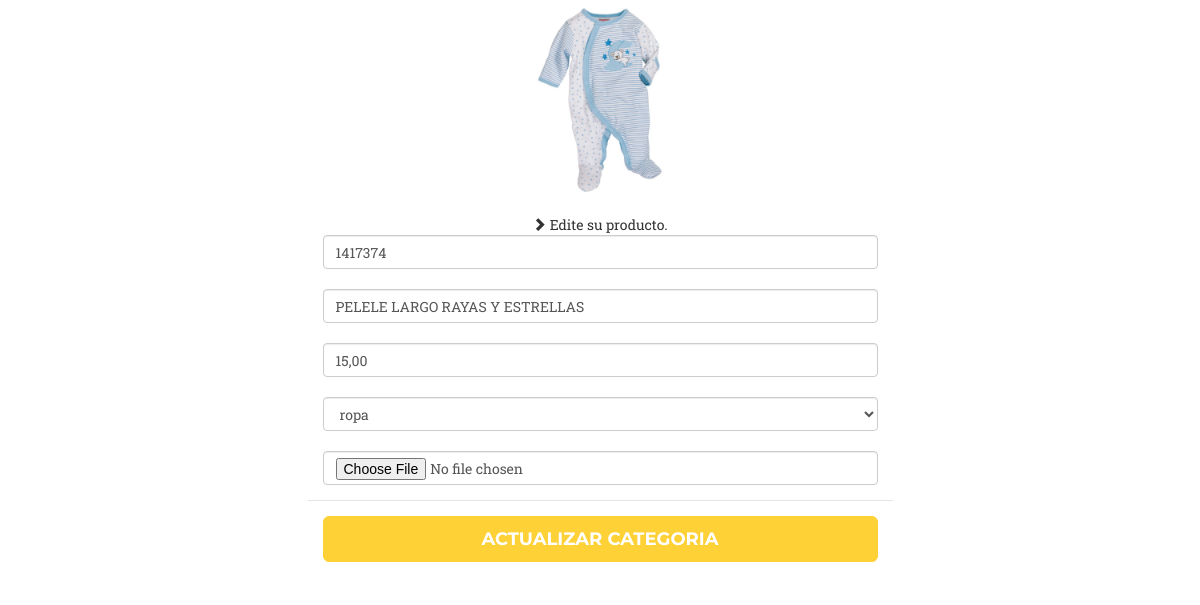
The app's page /sbadmin/productos/editar.php?id=1 with its own data.
### tables this page shows
CREATE TABLE `producto` (
  `id` int(11) NOT NULL,
  `referencia` varchar(12) NOT NULL,
  `nombre` varchar(30) NOT NULL,
  `precio` decimal(8,2) NOT NULL,
  `idcategoria` int(11) NOT NULL
);

### sbadmin/clases/BaseDatos.php (called while the page is built, shortened)
<?php
class BaseDatos {
    private $conexion;
    private $resultado;
    function __construct() {
        $this->conexion = new mysqli(Constantes::$servidor, Constantes::$usuario, Constantes::$clave, Constantes::$baseDatos);
        $this->conexion->set_charset("utf8");
    }
    function getFila() {
        return $this->resultado->fetch_array();
    }
    function setConsulta($consulta) {
        return $this->resultado = $this->conexion->query($consulta);
    }
}

### sbadmin/clases/Peticion.php (called while the page is built, shortened)
<?php
class Peticion {
    public static function get($nombre) {
        if (isset($_GET[$nombre])) {
            if (empty($_GET[$nombre])) {
                return "";
            } else {
                if (is_array($_GET[$nombre])) {
                    $valores = [];
                    foreach ($_GET[$nombre] as $valor) {
                        $valores[] = $valor;
                    }
                    return $valores;
                } else {
                    return $_GET[$nombre];
                }
            }
        } else {
            return NULL;
        }
    }
}

### sbadmin/clases/GestionProducto.php (called while the page is built, shortened)
<?php
class GestionProducto {
    private $bd = null;
    private $nombreTabla = "producto";
    function __construct($bd) {
        $this->bd = $bd;
    }
    function get($id) {
        $sql = "select * from " . $this->nombreTabla . " where id=$id ";
        $this->bd->setConsulta($sql);
        $fila = $this->bd->getFila();
        $producto = new Producto();
        $producto->set($fila);
        return $producto;
    }
}

### sbadmin/clases/Producto.php (called while the page is built, shortened)
<?php
class Producto {
     private $id, $referencia, $nombre, $precio, $idcategoria;
     function __construct($id="null", $referencia="null", $nombre="null", $precio="null", $idcategoria="null") {
         $this->referencia = $referencia;
         $this->nombre = $nombre;
         $this->precio = $precio;
     }
     function getReferencia() {
         return $this->referencia;
     }
     function getNombre() {
         return $this->nombre;
     }
     function getPrecio() {
         return $this->precio;
     }
     public function set($objArray, $posinicial=0){
        $this->referencia = $objArray[1+$posinicial];
        $this->nombre = $objArray[2+$posinicial];
        $this->precio = $objArray[3+$posinicial];
    }
}

### sbadmin/productos/editar.php (the view, shortened to what this page needs)
<?php
$id = Peticion::get("id");
$bd = new BaseDatos();
$gestor = new GestionProducto($bd);
$obj = $gestor->get($id);
?>
<!DOCTYPE html>
<html lang="es">
<head>
    <link href="../../vendor/bootstrap/css/bootstrap.min.css" rel="stylesheet">
    <link href="../../vendor/font-awesome/css/font-awesome.min.css" rel="stylesheet" type="text/css">
    <link href="../../css/agency.min.css" rel="stylesheet">
</head>
    <body>
        <div class="row">
            <div class="col-md-6 col-md-offset-3">
        <form action="phpeditar.php" method="post" enctype="multipart/form-data">
            <div class="" align="center">
					<img class="img-circle" id="img_logo" src="../../img/productos/<?php echo $obj->getReferencia();?>.jpg" width="200px">
				</div>
            		    <div class="modal-body" align="center">
		    				<div id="div-register-msg">
                                <div id="icon-register-msg" class="glyphicon glyphicon-chevron-right"></div>
                                <span id="text-register-msg">Edite su producto.</span>
                            </div>
                                <input name="referencia" class="form-control" type="text" value="<?php echo $obj->getReferencia();?>" required></br>
                                <input name="nombre" class="form-control" type="text" value="<?php echo $obj->getNombre();?>" required></br>
                                <input name="precio" class="form-control" type="text" value="<?php $pvp = $obj->getPrecio();
                                $pvp = str_replace(".", ",", $pvp); echo $pvp;
                                ?>" required></br>
                                <input type="file" class="form-control" name="archivo" />
            			</div>
		    		    <div class="modal-footer" align="center">
                            <div>
                                <input type="submit" class="btn btn-primary btn-lg btn-block" value="Actualizar categoria" />
                            </div>
		    		    </div>
                    </form>
        </div>
        </div>
</body>
</html>

### records on screen
producto: referencia (picture), referencia "1417374", nombre "PELELE LARGO RAYAS Y ESTRELLAS", precio "15,00"

### other values on screen
form field idcategoria "ropa"
